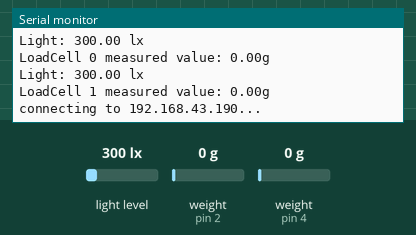
Simulated run of this sketch. Board: Arduino Uno, built with avr-gcc and run on an emulated ATmega328P. On the bench: the last lines printed to the serial monitor. The inputs (shaded band) are chosen by the test bench; at power-on: light level 300 lx, weight on the scale (sensors on pin 2, pin 4) 0 g. WiFi joins after 1.5 s; servers stay silent unless stated; uploads are accepted with an empty reply.

Above: at 8.5 s.
8.6 s: light level set to 40 lx
At 9.9 s:
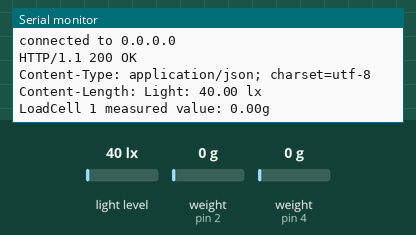
10.1 s: weight on the scale (sensor on pin 2) set to 100 g
At 11.4 s:
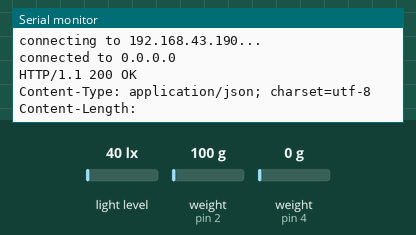
11.6 s: weight on the scale (sensor on pin 4) set to 100 g
At 13.0 s:
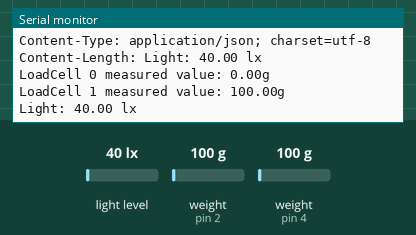
13.1 s: light level set to 500 lx
At 14.4 s:
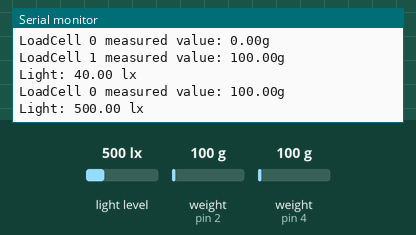
14.6 s: weight on the scale (sensor on pin 2) set to 1250 g
At 15.5 s:
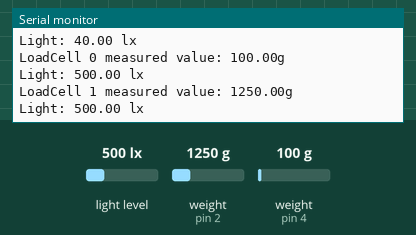
16.1 s: weight on the scale (sensor on pin 2) set to 2500 g
At 18.3 s:
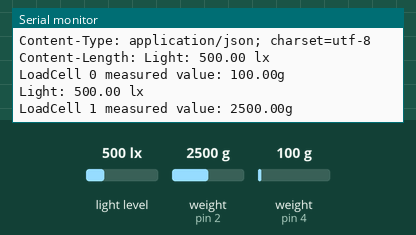
Timing chart, 0 to 19.8 s (numbered marks = the images above; inputs shaded):
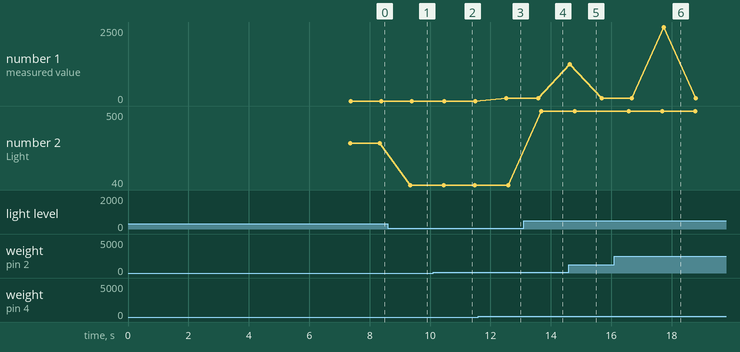

Measured:
- after the input at 8.6 s, the serial monitor: prints a new line after 0.75 s (image 1)
- after the input at 13.1 s, the serial monitor: prints a new line after 0.59 s (image 4)
- after the input at 14.6 s, the serial monitor: prints a new line at once (image 5)
- after the input at 16.1 s, the serial monitor: prints a new line after 1.6 s (image 6)
- plotted number 1: 100 → 2500 after the input at 16.1 s
- plotted number 2: 300 → 40 after the input at 8.6 s, 40 → 500 after the input at 13.1 s

The sketch:

current.ino
```cpp
/*
 *  !ARDUINO ARM (32bit) BOARDS library notwendig
 *
 *
 *  SSID: Fridge
 *  Password: !qaz2wsx
 *  Admin Password: 123456
*/

// TODO: wenn keine Verbindung zum Server, haengt sich alles auf


#include <SPI.h>
#include <Ethernet.h>
#include <HX711_ADC.h>
#include <Wire.h>
#include <BH1750.h>
#include <math.h>
#include <TimedAction.h>


#define NUM_LOADCELLS 2         // num of connected loadcells
#define LIGHT_SENSOR_DELAY 1000 // default interval for light sensor (in ms)
#define INBETWEEN_WEIGHT_SENSOR_DELAY 50  // default interval between each weight sensor (in ms)

void updateLight();
void updateWeight(int);

int delayval;
// To Change poll intervall
// If no light is sensed -> check for light every 10s
// If light is present   -> check weight every second

/* NETWORKING STUFF */
// Enter a MAC address for your controller below.
// Newer Ethernet shields have a MAC address printed on a sticker on the shield
byte mac[] = { 0xDE, 0xAD, 0xBE, 0xEF, 0xFE, 0xED };

/* SERVER ADDRESS HIER EINTRAGEN */
IPAddress server(192,168,43,190);  // address of npm server(/host device)
int port = 3000;

// Set the static IP address to use if the DHCP fails to assign
IPAddress ip(192, 168, 178, 20);
IPAddress myDns(192, 168, 178, 1); // default values for my FritzBox

//IPAddress ip(192, 168, 43, 189);
//IPAddress myDns(192, 168, 43, 1); // default values for Wessams Laptop

EthernetClient client;

// Variables to measure the throughput (ethernet)
// TODO: DELETE THIS?
unsigned long beginMicros, endMicros;
unsigned long byteCount = 0;
bool printWebData = true;  // set to false for better speed measurement

/* LOAD CELL */
// (dt pin, sck pin)
// (4     , 5      ) --  (orange, red)
// (2     , 3      ) --  (gray, white) ? not sure, please check
HX711_ADC load_cell_1(4,5);
HX711_ADC load_cell_2(2,3);

HX711_ADC load_cells[NUM_LOADCELLS] = {load_cell_1, load_cell_2};

// time in ms to smooth the value, may want to delete this
long t;
float current[NUM_LOADCELLS], last[NUM_LOADCELLS], last_sent[NUM_LOADCELLS];

/* LIGHT SENSOR */
BH1750 lightMeter;

float lux;

/* TIMED ACTION Pseudothread */
// Allows light to be read with a different delay than the weight sensor
// Otherwise (for unknown reasons) the lightMeter would read the light
// 3 times in between each weight-read (although it was sequential)
TimedAction timedLightMeter = TimedAction(LIGHT_SENSOR_DELAY, updateLight);


// main setup function -- initialisation of objects and variables
void setup() {
  delayval = 1000;
  delay(delayval);

  // Used to configure the Ethernet-Shield Pin
  Ethernet.init(10);

  // read serial port in interval of 9600 baud
  Serial.begin(9600);
  while (!Serial) {
    ; // wait for serial port to connect. Needed for native USB port only
  }

  // TODO: MAYBE DEFINE THIS AS EXTRA FUNCTION?
  // start the Ethernet connection:
  Serial.println("Initialize Ethernet with DHCP:");

  if (Ethernet.begin(mac) == 0) {
    Serial.println("Failed to configure Ethernet using DHCP");
    // Check for Ethernet hardware present
    if (Ethernet.hardwareStatus() == EthernetNoHardware) {
      Serial.println("Ethernet shield was not found.  Sorry, can't run without hardware. :(");
      while (true) {
        delay(1); // do nothing, no point running without Ethernet hardware
      }
    }
    if (Ethernet.linkStatus() == LinkOFF) {
      Serial.println("Ethernet cable is not connected.");
    }
    // try to congifure using IP address instead of DHCP:
    Ethernet.begin(mac, ip, myDns);
  } else {
    Serial.print("  DHCP assigned IP ");
    Serial.println(Ethernet.localIP());
  }


  /* LOAD CELL */
  // calibration value may be gotten from the calibration program found unter
  // file > examples > HX711_ADC > calibration
  float calibrationValue;
  calibrationValue = 391.86;

  // TODO: MAYBE DEFINE THIS AS EXTRA FUNCTION?
  Serial.println();
  Serial.println("Starting Loadcells...");
  for (int i = 0; i < NUM_LOADCELLS; i++) {
    load_cells[i].begin();
    long stabilizingtime = 2000;
    load_cells[i].start(stabilizingtime);
    if (load_cells[i].getTareTimeoutFlag()) {
      Serial.println("Tare timeout, check MCU>HX711 wiring and pin designation!");
    } else {
      load_cells[i].setCalFactor(calibrationValue); // Calibration
      last[i] = -10000;
      last_sent[i] = -99;
      Serial.print("LoadCell ");
      Serial.print(i);
      Serial.println(" Startup + Tare completed");
    }

  }

  // initialise lightMeter
  Wire.begin();
  lightMeter.begin();
  lux = lightMeter.readLightLevel();

  Serial.println("BH1750 initialized");
}

void loop()
{
  // TODO: mixed up the delay values while testing, cleanup would be great
  timedLightMeter.check();

    if (lux > 5)
    {
      for (int i = 0; i < NUM_LOADCELLS; i++) {
        updateWeight(i);
        delay(INBETWEEN_WEIGHT_SENSOR_DELAY);
      }
      delayval = 10;
    } else {
      delayval = 1600;
    }
    delay(delayval);
}


void updateLight()
{
  lux = lightMeter.readLightLevel();
  Serial.print("Light: ");
  Serial.print(lux);
  Serial.println(" lx");
}

void updateWeight(int i)
{
  load_cells[i].update();

  // smoothing the values
  // TODO: DELETE THIS ? (smoothing)
  if (millis() > t + 1000)
  {
    current[i] = load_cells[i].getData();
    Serial.print("LoadCell ");
    Serial.print(i);
    Serial.print(" measured value: ");
    Serial.print(current[i]);
    Serial.println("g");
    t = millis();

    // compare currently read value with last read value
    // as soon as the value converges and was not sent already > send to server
    if ((round(current[i] - last[i]) == 0) && (abs(current[i] - last_sent[i]) > 5))
    {
      connectToServer(i);
      // TODO: DELETE receiveFromServer()? copy paste function
      receiveFromServer();
      last_sent[i] = current[i];
    }
  }
     //receive from serial terminal
  if (Serial.available() > 0) {
    float i;
    char inByte = Serial.read();
    // TODO: disabled this for testing, enabling it should be fine
    //if (inByte == 't')
      //load_cells[i].tareNoDelay();
  }
     //check if last tare operation is complete
  if (load_cells[i].getTareStatus() == true) {
    Serial.println("Tare complete");
  }

  // set last to current, for next iteration
  last[i] = current[i];
}

void connectToServer(int load_cell_id)
{
  Serial.print("connecting to ");
  Serial.print(server);
  Serial.println("...");

  // if you get a connection, report back via serial:
  if (client.connect(server, 3000)) {
    Serial.print("connected to ");
    Serial.println(client.remoteIP());
    // Make a HTTP request:
    client.print("GET /api/addproduct/controller/");
    client.print(load_cell_id + 1);
    client.print("/");
    client.print(abs(current[load_cell_id]));
    // TODO: change to HTTP/2?
    client.println(" HTTP/1.1");
    //client.println("Host: ");
    client.println("Connection: close");
    client.println();
  } else {
    // if you didn't get a connection to the server:
    Serial.println("connection failed");
  }
  beginMicros = micros();
}

void receiveFromServer()
{
  // if there are incoming bytes available
  // from the server, read them and print them:
  int len = client.available();
  if (len > 0) {
    byte buffer[80];
    if (len > 80) len = 80;
    client.read(buffer, len);
    if (printWebData) {
      Serial.write(buffer, len); // show in the serial monitor (slows some boards)
    }
    byteCount = byteCount + len;
  }

  // if the server's disconnected, stop the client:
  if (!client.connected()) {
    endMicros = micros();
    Serial.println();
    Serial.println("disconnecting.");
    client.stop();
    Serial.print("Received ");
    Serial.print(byteCount);
    Serial.print(" bytes in ");
    float seconds = (float)(endMicros - beginMicros) / 1000000.0;
    Serial.print(seconds, 4);
    float rate = (float)byteCount / seconds / 1000.0;
    Serial.print(", rate = ");
    Serial.print(rate);
    Serial.print(" kbytes/second");
    Serial.println();

    // do nothing forevermore:
    while (true) {
      delay(1);
    }
  }
  delay(500);
}
```
